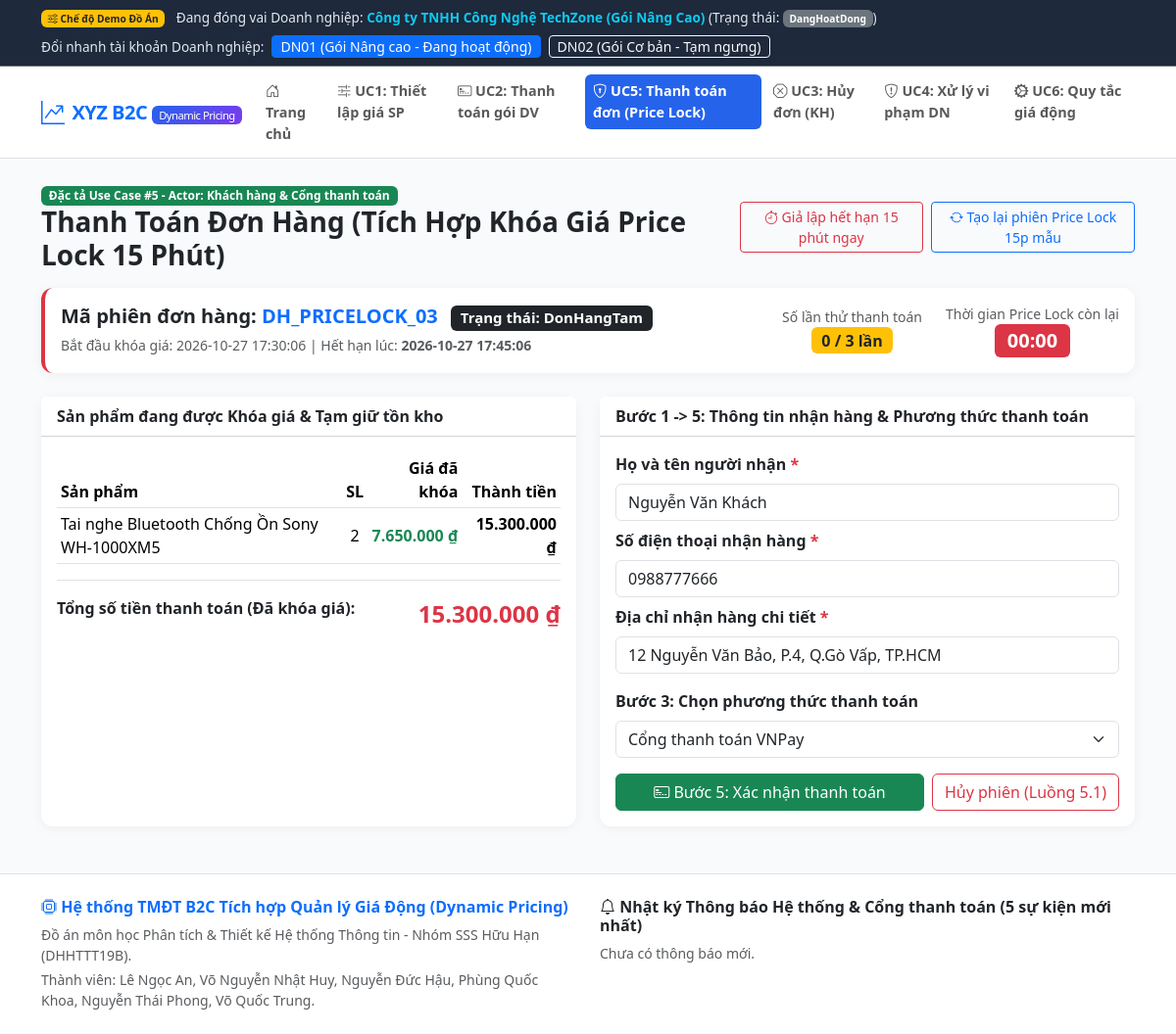
The page /uc5_thanh_toan_don_hang.php on the database its author committed.
### tables this page shows
CREATE TABLE `doanhnghiep` (
  `id` varchar(20) NOT NULL,
  `tenDangNhap` varchar(50) NOT NULL,
  `tenDoanhNghiep` varchar(150) NOT NULL,
  `matKhau` varchar(255) NOT NULL,
  `giayPhepKinhDoanh` varchar(255) default NULL,
  `trangThaiHoSo` varchar(50) NOT NULL default 'DaPheDuyet',
  `trangThaiGianHang` varchar(50) NOT NULL default 'DangHoatDong',
  `lyDoTuChoi` text,
  `soLanViPham` int(11) NOT NULL default '0',
  `maSoThue` varchar(50) NOT NULL,
  `soDT` varchar(20) NOT NULL,
  `maGoiHienTai` varchar(20) default NULL,
  PRIMARY KEY  (`id`),
  UNIQUE KEY `tenDangNhap` (`tenDangNhap`),
  UNIQUE KEY `maSoThue` (`maSoThue`),
  KEY `maGoiHienTai` (`maGoiHienTai`)
);

CREATE TABLE `donhang` (
  `maDonHang` varchar(20) NOT NULL,
  `idKhachHang` varchar(20) NOT NULL,
  `idDoanhNghiep` varchar(20) NOT NULL,
  `ngayDat` timestamp NOT NULL default CURRENT_TIMESTAMP,
  `hoTenNguoiNhan` varchar(100) default NULL,
  `soDTNhanHang` varchar(20) default NULL,
  `diaChiNhanHang` text,
  `thongTinNhanHang` text,
  `phuongThucThanhToan` varchar(50) default NULL,
  `tongTien` decimal(15,2) NOT NULL,
  `trangThai` varchar(50) NOT NULL default 'DonHangTam',
  `lyDoHuy` text,
  `thoiDiemBatDauKhoaGia` datetime default NULL,
  `thoiDiemHetHanKhoaGia` datetime default NULL,
  `soLanThuThanhToan` int(11) NOT NULL default '0',
  `daTamGiuKho` tinyint(1) NOT NULL default '0',
  PRIMARY KEY  (`maDonHang`),
  KEY `idKhachHang` (`idKhachHang`),
  KEY `idDoanhNghiep` (`idDoanhNghiep`)
);

CREATE TABLE `chitietdonhang` (
  `maChiTietDonHang` varchar(20) NOT NULL,
  `maDonHang` varchar(20) NOT NULL,
  `maSanPham` varchar(20) NOT NULL,
  `soLuong` int(11) NOT NULL,
  `donGia` decimal(15,2) NOT NULL,
  `thanhTien` decimal(15,2) NOT NULL,
  PRIMARY KEY  (`maChiTietDonHang`),
  KEY `maDonHang` (`maDonHang`),
  KEY `maSanPham` (`maSanPham`)
);

CREATE TABLE `sanpham` (
  `maSanPham` varchar(20) NOT NULL,
  `idDoanhNghiep` varchar(20) NOT NULL,
  `tenSanPham` varchar(200) NOT NULL,
  `moTa` text,
  `danhMuc` varchar(100) NOT NULL,
  `hinhAnh` varchar(255) default 'https://placehold.co/400x300/e2e8f0/1e293b?text=San+Pham',
  `soLuongTonKho` int(11) NOT NULL default '0',
  `soLuongTamGiu` int(11) NOT NULL default '0',
  `giaCoSo` decimal(15,2) NOT NULL default '0.00',
  `giaSan` decimal(15,2) NOT NULL default '0.00',
  `giaTran` decimal(15,2) NOT NULL default '0.00',
  `giaBanHienTai` decimal(15,2) NOT NULL default '0.00',
  `trangThaiDynamicPricing` tinyint(1) NOT NULL default '0',
  `trangThaiHienThi` varchar(50) NOT NULL default 'HienThi',
  `luotXem` int(11) NOT NULL default '0',
  `luotThemGio` int(11) NOT NULL default '0',
  `soLuongDaBan` int(11) NOT NULL default '0',
  PRIMARY KEY  (`maSanPham`),
  KEY `idDoanhNghiep` (`idDoanhNghiep`)
);

### uc5_thanh_toan_don_hang.php (the view, shortened to what the rows shown need)
<?php
require_once 'includes/header.php';
$idKH = $_SESSION['current_customer'];
$viewMode = isset($_GET['mode']) ? $_GET['mode'] : 'checkout';
$maDHChon = isset($_GET['maDonHang']) ? $_GET['maDonHang'] : 'DH_PRICELOCK_03';
$stmtDH = $pdo->prepare("SELECT * FROM DonHang WHERE maDonHang = ? AND idKhachHang = ?");
$stmtDH->execute(array($maDHChon, $idKH));
$donHang = $stmtDH->fetch();
$chiTiet = array();
$secondsLeft = 0;
if ($donHang) {
    $stmtCT = $pdo->prepare("SELECT ct.*, sp.tenSanPham, sp.giaBanHienTai FROM ChiTietDonHang ct JOIN SanPham sp ON ct.maSanPham = sp.maSanPham WHERE ct.maDonHang = ?");
    $stmtCT->execute(array($donHang['maDonHang']));
    $chiTiet = $stmtCT->fetchAll();
    $secondsLeft = max(0, strtotime($donHang['thoiDiemHetHanKhoaGia']) - time());
}
?>
<?php if ($donHang): ?>
    <div class="card mb-4 border-start border-4 <?php echo ($secondsLeft > 0 && $donHang['trangThai']==='DonHangTam') ? 'border-success' : 'border-danger'; ?>">
        <div class="card-body d-flex flex-wrap justify-content-between align-items-center gap-3">
            <div>
                <h5 class="fw-bold mb-1">
                    Mã phiên đơn hàng: <span class="text-primary"><?php echo htmlspecialchars($donHang['maDonHang']); ?></span>
                    <span class="badge bg-dark ms-2">Trạng thái: <?php echo htmlspecialchars($donHang['trangThai']); ?></span>
                </h5>
                <div class="text-muted small">
                    Bắt đầu khóa giá: <?php echo $donHang['thoiDiemBatDauKhoaGia']; ?> | Hết hạn lúc: <strong><?php echo $donHang['thoiDiemHetHanKhoaGia']; ?></strong>
                </div>
            </div>
            <div class="d-flex align-items-center gap-4">
                <div class="text-center">
                    <div class="small text-muted">Số lần thử thanh toán</div>
                    <span class="badge bg-warning text-dark fs-6"><?php echo $donHang['soLanThuThanhToan']; ?> / 3 lần</span>
                </div>
                <div class="text-center">
                    <div class="small text-muted">Thời gian Price Lock còn lại</div>
                    <span id="countdownTimer" class="badge <?php echo ($secondsLeft > 0) ? 'bg-success' : 'bg-danger'; ?> fs-5">
                        <?php echo gmdate("i:s", $secondsLeft); ?>
                    </span>
                </div>
            </div>
        </div>
    </div>
    <?php if ($viewMode === 'gateway' && $donHang['trangThai'] === 'DonHangTam'): ?>
        <div class="row justify-content-center">
            <div class="col-lg-7">
                <div class="card border-success shadow">
                    <div class="card-header bg-success text-white d-flex justify-content-between align-items-center">
                        <span class="fw-bold"><i class="bi bi-shield-lock-fill"></i> CỔNG THANH TOÁN ĐƠN HÀNG (<?php echo htmlspecialchars($donHang['phuongThucThanhToan']); ?>)</span>
                        <span>Lần thử thứ: <?php echo $donHang['soLanThuThanhToan'] + 1; ?>/3</span>
                    </div>
                    <div class="card-body p-4">
                        <div class="d-flex justify-content-between border-bottom pb-3 mb-3">
                            <div>
                                <div class="text-muted small">Người nhận hàng:</div>
                                <strong><?php echo htmlspecialchars($donHang['thongTinNhanHang']); ?></strong>
                            </div>
                            <div class="text-end">
                                <div class="text-muted small">Số tiền theo giá đã khóa (Price Lock):</div>
                                <strong class="text-danger fs-4"><?php echo formatVND($donHang['tongTien']); ?></strong>
                            </div>
                        </div>
                        <form method="POST">
                            <div class="mb-3">
                                <label class="form-label fw-semibold">Bước 8: Thông tin thẻ / Ví thanh toán</label>
                                <input type="text" class="form-control" value="9704 2292 8811 0029 - NGUYEN VAN KHACH" required>
                            </div>
                            <div class="mb-3">
                                <label class="form-label fw-semibold">Bước 9 & 10: Nhập mã OTP gửi về điện thoại (Mặc định: <code>123456</code>)</label>
                                <input type="text" name="otp" class="form-control text-center fw-bold" value="123456">
                            </div>
                            <div class="form-check mb-3">
                                <input class="form-check-input" type="checkbox" name="simulate_late_webhook_121" id="sim121">
                                <label class="form-check-label small text-muted" for="sim121">
                                    [Test Luồng ngoại lệ 12.1] Giả lập Cổng thanh toán trừ tiền thành công nhưng trả kết quả về muộn sau khi Price Lock đã hết hạn 15 phút (Tự động Hoàn tiền & Giải phóng kho)
                                </label>
                            </div>
                            <div class="d-grid gap-2">
                                <button type="submit" name="gateway_pay_action" value="pay_success" class="btn btn-success btn-lg">
                                    <i class="bi bi-check-circle"></i> Bước 10: Nhập OTP & Xác nhận thanh toán (Thành công)
                                </button>
                                <div class="row g-2 mt-1">
                                    <div class="col-md-6">
                                        <button type="submit" name="gateway_pay_action" value="pay_fail" class="btn btn-outline-danger w-100 btn-sm">
                                            Giả lập Thẻ lỗi / Không đủ số dư (Luồng 11.1)
                                        </button>
                                    </div>
                                    <div class="col-md-6">
                                        <button type="submit" name="gateway_pay_action" value="cancel_at_gateway" class="btn btn-outline-secondary w-100 btn-sm">
                                            Hủy/Thoát tại Cổng thanh toán (Luồng 8.1)
                                        </button>
                                    </div>
                                </div>
                            </div>
                        </form>
                    </div>
                </div>
            </div>
        </div>
    <?php elseif ($donHang['trangThai'] === 'DonHangTam'): ?>
        <div class="row g-4">
            <div class="col-lg-6">
                <div class="card h-100">
                    <div class="card-header bg-white fw-bold">Sản phẩm đang được Khóa giá & Tạm giữ tồn kho</div>
                    <div class="card-body">
                        <table class="table table-sm align-middle">
                            <thead>
                                <tr>
                                    <th>Sản phẩm</th>
                                    <th class="text-center">SL</th>
                                    <th class="text-end">Giá đã khóa</th>
                                    <th class="text-end">Thành tiền</th>
                                </tr>
                            </thead>
                            <tbody>
                                <?php foreach ($chiTiet as $ct): ?>
                                    <tr>
                                        <td><?php echo htmlspecialchars($ct['tenSanPham']); ?></td>
                                        <td class="text-center"><?php echo $ct['soLuong']; ?></td>
                                        <td class="text-end text-success fw-bold"><?php echo formatVND($ct['donGia']); ?></td>
                                        <td class="text-end fw-bold"><?php echo formatVND($ct['thanhTien']); ?></td>
                                    </tr>
                                <?php endforeach; ?>
                            </tbody>
                        </table>
                        <div class="d-flex justify-content-between border-top pt-3">
                            <span class="fw-bold">Tổng số tiền thanh toán (Đã khóa giá):</span>
                            <strong class="text-danger fs-4"><?php echo formatVND($donHang['tongTien']); ?></strong>
                        </div>
                    </div>
                </div>
            </div>
            <div class="col-lg-6">
                <div class="card h-100">
                    <div class="card-header bg-white fw-bold">Bước 1 -> 5: Thông tin nhận hàng & Phương thức thanh toán</div>
                    <div class="card-body">
                        <form method="POST">
                            <div class="mb-2">
                                <label class="form-label fw-semibold">Họ và tên người nhận <span class="text-danger">*</span></label>
                                <input type="text" name="hoTenNguoiNhan" class="form-control" value="<?php echo htmlspecialchars(isset($donHang['hoTenNguoiNhan']) ? $donHang['hoTenNguoiNhan'] : ''); ?>">
                            </div>
                            <div class="mb-2">
                                <label class="form-label fw-semibold">Số điện thoại nhận hàng <span class="text-danger">*</span></label>
                                <input type="text" name="soDTNhanHang" class="form-control" value="<?php echo htmlspecialchars(isset($donHang['soDTNhanHang']) ? $donHang['soDTNhanHang'] : ''); ?>">
                            </div>
                            <div class="mb-3">
                                <label class="form-label fw-semibold">Địa chỉ nhận hàng chi tiết <span class="text-danger">*</span></label>
                                <input type="text" name="diaChiNhanHang" class="form-control" value="<?php echo htmlspecialchars(isset($donHang['diaChiNhanHang']) ? $donHang['diaChiNhanHang'] : ''); ?>">
                            </div>
                            <div class="mb-3">
                                <label class="form-label fw-semibold">Bước 3: Chọn phương thức thanh toán</label>
                                <select name="phuongThucThanhToan" class="form-select">
                                    <option value="VNPay">Cổng thanh toán VNPay</option>
                                </select>
                            </div>
                            <div class="d-flex gap-2">
                                <button type="submit" name="checkout_action" value="proceed_gateway" class="btn btn-success flex-grow-1">
                                    <i class="bi bi-credit-card-2-front"></i> Bước 5: Xác nhận thanh toán
                                </button>
                                <button type="submit" name="checkout_action" value="cancel_step5" class="btn btn-outline-danger">
                                    Hủy phiên (Luồng 5.1)
                                </button>
                            </div>
                        </form>
                    </div>
                </div>
            </div>
        </div>
    <?php endif; ?>
<?php endif; ?>
<?php require_once 'includes/footer.php'; ?>

### includes/header.php (shortened to what the rows shown need)
<?php
require_once dirname(__FILE__) . '/../config/db.php';
$stmtSeller = $pdo->prepare("SELECT dn.*, g.tenGoi, g.coDynamicPricing FROM DoanhNghiep dn LEFT JOIN GoiDichVu g ON dn.maGoiHienTai = g.maGoi WHERE dn.id = ?");
$stmtSeller->execute(array($_SESSION['current_seller']));
$currentSellerInfo = $stmtSeller->fetch();
?>
<!DOCTYPE html>
<html lang="vi">
<head>
    <link href="https://cdn.jsdelivr.net/npm/bootstrap@5.3.2/dist/css/bootstrap.min.css" rel="stylesheet">
    <link href="https://cdn.jsdelivr.net/npm/bootstrap-icons@1.11.1/font/bootstrap-icons.css" rel="stylesheet">
</head>
<body>
<div class="actor-bar py-2 border-bottom border-secondary">
    <div class="container d-flex flex-wrap justify-content-between align-items-center gap-2">
        <div>
            <span class="badge bg-warning text-dark me-2"><i class="bi bi-sliders"></i> Chế độ Demo Đồ Án</span>
            Đang đóng vai Doanh nghiệp:
            <strong class="text-info"><?php echo htmlspecialchars($currentSellerInfo['tenDoanhNghiep']); ?></strong>
            (Trạng thái: <span class="badge bg-secondary"><?php echo htmlspecialchars($currentSellerInfo['trangThaiGianHang']); ?></span>)
        </div>
    </div>
</div>
<div class="container my-4">

### rows shown on the page
doanhnghiep: tenDoanhNghiep "Công ty TNHH Công Nghệ TechZone (Gói Nâng Cao)", trangThaiGianHang "DangHoatDong"
donhang: maDonHang "DH_PRICELOCK_03", trangThai "DonHangTam", thoiDiemBatDauKhoaGia "2026-10-27 17:30:06", thoiDiemHetHanKhoaGia "2026-10-27 17:45:06", soLanThuThanhToan "0", thoiDiemHetHanKhoaGia "00:00", tongTien "15.300.000 ₫", hoTenNguoiNhan "Nguyễn Văn Khách", soDTNhanHang "0988777666", diaChiNhanHang "12 Nguyễn Văn Bảo, P.4, Q.Gò Vấp, TP.HCM"
chitietdonhang: maSanPham.tenSanPham "Tai nghe Bluetooth Chống Ồn Sony WH-1000XM5", soLuong "2", donGia "7.650.000 ₫", thanhTien "15.300.000 ₫"
